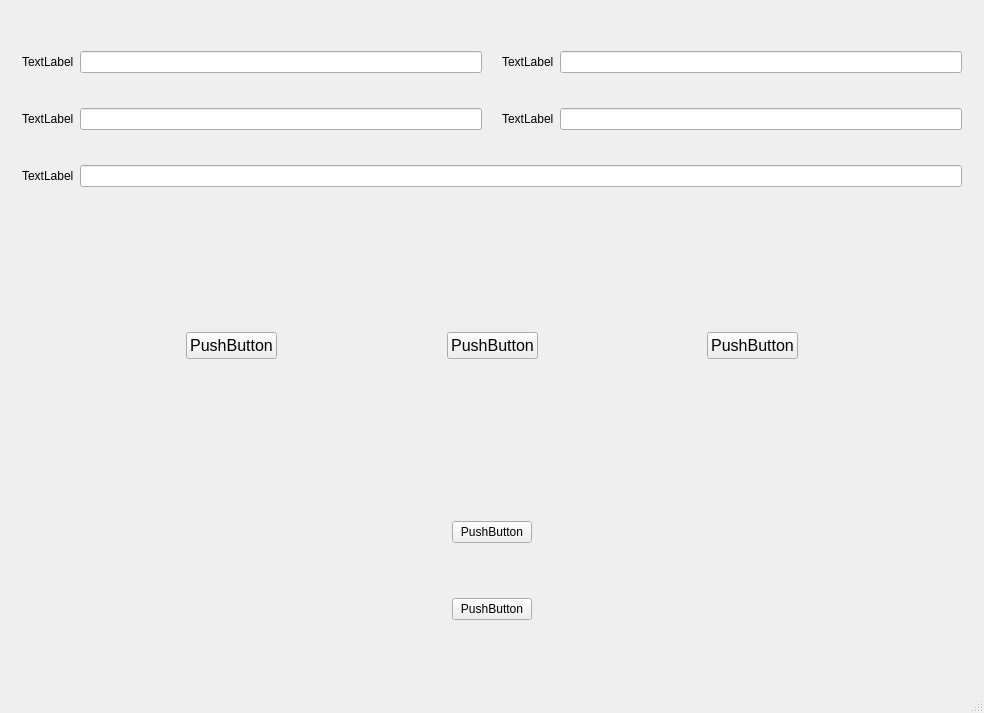
<?xml version="1.0" encoding="UTF-8"?>
<ui version="4.0">
 <class>MainWindow</class>
 <widget class="QMainWindow" name="MainWindow">
  <property name="geometry">
   <rect>
    <x>0</x>
    <y>0</y>
    <width>984</width>
    <height>713</height>
   </rect>
  </property>
  <property name="windowTitle">
   <string>MainWindow</string>
  </property>
  <widget class="QWidget" name="centralWidget">
   <layout class="QVBoxLayout" name="verticalLayout">
    <item>
     <widget class="QWidget" name="widget" native="true">
      <layout class="QVBoxLayout" name="verticalLayout_3">
       <item>
        <layout class="QHBoxLayout" name="horizontalLayout_7">
         <property name="spacing">
          <number>20</number>
         </property>
         <item>
          <layout class="QHBoxLayout" name="horizontalLayout">
           <item>
            <widget class="QLabel" name="label_serialid">
             <property name="text">
              <string>TextLabel</string>
             </property>
            </widget>
           </item>
           <item>
            <widget class="QLineEdit" name="lineEdit_serialid"/>
           </item>
          </layout>
         </item>
         <item>
          <layout class="QHBoxLayout" name="horizontalLayout_2">
           <item>
            <widget class="QLabel" name="label_bpm">
             <property name="text">
              <string>TextLabel</string>
             </property>
            </widget>
           </item>
           <item>
            <widget class="QLineEdit" name="lineEdit_bpm"/>
           </item>
          </layout>
         </item>
        </layout>
       </item>
       <item>
        <layout class="QHBoxLayout" name="horizontalLayout_9">
         <property name="spacing">
          <number>20</number>
         </property>
         <item>
          <layout class="QHBoxLayout" name="horizontalLayout_8">
           <item>
            <widget class="QLabel" name="label_notes">
             <property name="text">
              <string>TextLabel</string>
             </property>
            </widget>
           </item>
           <item>
            <widget class="QLineEdit" name="lineEdit_notes"/>
           </item>
          </layout>
         </item>
         <item>
          <layout class="QHBoxLayout" name="horizontalLayout_3">
           <item>
            <widget class="QLabel" name="label_offset">
             <property name="text">
              <string>TextLabel</string>
             </property>
            </widget>
           </item>
           <item>
            <widget class="QLineEdit" name="lineEdit_offset"/>
           </item>
          </layout>
         </item>
        </layout>
       </item>
       <item>
        <layout class="QHBoxLayout" name="horizontalLayout_4">
         <item>
          <widget class="QLabel" name="label_musicName">
           <property name="text">
            <string>TextLabel</string>
           </property>
          </widget>
         </item>
         <item>
          <widget class="QLineEdit" name="lineEdit_musicName"/>
         </item>
        </layout>
       </item>
      </layout>
     </widget>
    </item>
    <item>
     <widget class="QWidget" name="widget_center" native="true">
      <layout class="QHBoxLayout" name="horizontalLayout_5">
       <item>
        <spacer name="horizontalSpacer_6">
         <property name="orientation">
          <enum>Qt::Horizontal</enum>
         </property>
         <property name="sizeHint" stdset="0">
          <size>
           <width>40</width>
           <height>20</height>
          </size>
         </property>
        </spacer>
       </item>
       <item>
        <widget class="QPushButton" name="pushButton_guitar">
         <property name="font">
          <font>
           <pointsize>12</pointsize>
          </font>
         </property>
         <property name="text">
          <string>PushButton</string>
         </property>
        </widget>
       </item>
       <item>
        <spacer name="horizontalSpacer_3">
         <property name="orientation">
          <enum>Qt::Horizontal</enum>
         </property>
         <property name="sizeHint" stdset="0">
          <size>
           <width>40</width>
           <height>20</height>
          </size>
         </property>
        </spacer>
       </item>
       <item>
        <widget class="QPushButton" name="pushButton_drum">
         <property name="font">
          <font>
           <pointsize>12</pointsize>
          </font>
         </property>
         <property name="text">
          <string>PushButton</string>
         </property>
        </widget>
       </item>
       <item>
        <spacer name="horizontalSpacer_4">
         <property name="orientation">
          <enum>Qt::Horizontal</enum>
         </property>
         <property name="sizeHint" stdset="0">
          <size>
           <width>40</width>
           <height>20</height>
          </size>
         </property>
        </spacer>
       </item>
       <item>
        <widget class="QPushButton" name="pushButton_keyboard">
         <property name="font">
          <font>
           <pointsize>12</pointsize>
          </font>
         </property>
         <property name="text">
          <string>PushButton</string>
         </property>
        </widget>
       </item>
       <item>
        <spacer name="horizontalSpacer_5">
         <property name="orientation">
          <enum>Qt::Horizontal</enum>
         </property>
         <property name="sizeHint" stdset="0">
          <size>
           <width>40</width>
           <height>20</height>
          </size>
         </property>
        </spacer>
       </item>
      </layout>
     </widget>
    </item>
    <item>
     <widget class="QWidget" name="widget_3" native="true">
      <layout class="QHBoxLayout" name="horizontalLayout_6">
       <item>
        <spacer name="horizontalSpacer">
         <property name="orientation">
          <enum>Qt::Horizontal</enum>
         </property>
         <property name="sizeHint" stdset="0">
          <size>
           <width>397</width>
           <height>20</height>
          </size>
         </property>
        </spacer>
       </item>
       <item>
        <layout class="QVBoxLayout" name="verticalLayout_2">
         <item>
          <widget class="QPushButton" name="pushButton_start">
           <property name="text">
            <string>PushButton</string>
           </property>
          </widget>
         </item>
         <item>
          <widget class="QPushButton" name="pushButton_input">
           <property name="text">
            <string>PushButton</string>
           </property>
          </widget>
         </item>
        </layout>
       </item>
       <item>
        <spacer name="horizontalSpacer_2">
         <property name="orientation">
          <enum>Qt::Horizontal</enum>
         </property>
         <property name="sizeHint" stdset="0">
          <size>
           <width>397</width>
           <height>20</height>
          </size>
         </property>
        </spacer>
       </item>
      </layout>
     </widget>
    </item>
   </layout>
  </widget>
  <widget class="QMenuBar" name="menuBar">
   <property name="geometry">
    <rect>
     <x>0</x>
     <y>0</y>
     <width>984</width>
     <height>30</height>
    </rect>
   </property>
  </widget>
  <widget class="QStatusBar" name="statusBar"/>
 </widget>
 <layoutdefault spacing="6" margin="11"/>
 <resources/>
 <connections/>
</ui>
